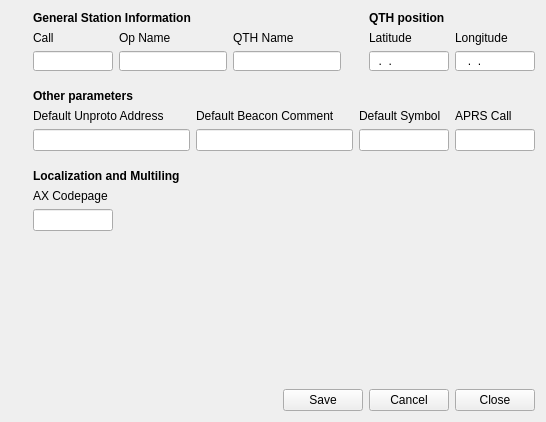
      <widget class="QWidget" name="tab">
       <attribute name="icon">
        <iconset resource="../gui.qrc">
         <normaloff>:/images/properties.png</normaloff>:/images/properties.png</iconset>
       </attribute>
       <attribute name="title">
        <string>General</string>
       </attribute>
       <layout class="QVBoxLayout" name="verticalLayout_25">
        <item>
         <layout class="QHBoxLayout" name="horizontalLayout_5">
          <item>
           <layout class="QVBoxLayout" name="verticalLayout_12">
            <item>
             <layout class="QHBoxLayout" name="horizontalLayout">
              <item>
               <widget class="QLabel" name="label">
                <property name="sizePolicy">
                 <sizepolicy hsizetype="Fixed" vsizetype="Fixed">
                  <horstretch>0</horstretch>
                  <verstretch>0</verstretch>
                 </sizepolicy>
                </property>
                <property name="maximumSize">
                 <size>
                  <width>16</width>
                  <height>16</height>
                 </size>
                </property>
                <property name="text">
                 <string/>
                </property>
                <property name="pixmap">
                 <pixmap resource="../gui.qrc">:/images/user.png</pixmap>
                </property>
                <property name="scaledContents">
                 <bool>true</bool>
                </property>
               </widget>
              </item>
              <item>
               <widget class="QLabel" name="label_7">
                <property name="font">
                 <font>
                  <weight>75</weight>
                  <bold>true</bold>
                 </font>
                </property>
                <property name="text">
                 <string>General Station Information</string>
                </property>
                <property name="scaledContents">
                 <bool>false</bool>
                </property>
               </widget>
              </item>
             </layout>
            </item>
            <item>
             <layout class="QHBoxLayout" name="horizontalLayout_6">
              <item>
               <spacer name="verticalSpacer_11">
                <property name="orientation">
                 <enum>Qt::Horizontal</enum>
                </property>
                <property name="sizeType">
                 <enum>QSizePolicy::Fixed</enum>
                </property>
                <property name="sizeHint" stdset="0">
                 <size>
                  <width>22</width>
                  <height>16</height>
                 </size>
                </property>
               </spacer>
              </item>
              <item>
               <layout class="QVBoxLayout" name="verticalLayout_2">
                <item>
                 <widget class="QLabel" name="label_8">
                  <property name="text">
                   <string>Call</string>
                  </property>
                 </widget>
                </item>
                <item>
                 <widget class="QLineEdit" name="sysvar_Call">
                  <property name="sizePolicy">
                   <sizepolicy hsizetype="Fixed" vsizetype="Fixed">
                    <horstretch>0</horstretch>
                    <verstretch>0</verstretch>
                   </sizepolicy>
                  </property>
                  <property name="minimumSize">
                   <size>
                    <width>80</width>
                    <height>20</height>
                   </size>
                  </property>
                  <property name="maximumSize">
                   <size>
                    <width>80</width>
                    <height>20</height>
                   </size>
                  </property>
                  <property name="toolTip">
                   <string>&lt;!DOCTYPE HTML PUBLIC &quot;-//W3C//DTD HTML 4.0//EN&quot; &quot;http://www.w3.org/TR/REC-html40/strict.dtd&quot;&gt;
&lt;html&gt;&lt;head&gt;&lt;meta name=&quot;qrichtext&quot; content=&quot;1&quot; /&gt;&lt;style type=&quot;text/css&quot;&gt;
p, li { white-space: pre-wrap; }
&lt;/style&gt;&lt;/head&gt;&lt;body style=&quot; font-family:'MS Shell Dlg 2'; font-size:8.25pt; font-weight:400; font-style:normal;&quot;&gt;
&lt;p style=&quot; margin-top:0px; margin-bottom:0px; margin-left:0px; margin-right:0px; -qt-block-indent:0; text-indent:0px;&quot;&gt;&lt;span style=&quot; font-size:8pt;&quot;&gt;Enter &lt;/span&gt;&lt;span style=&quot; font-size:8pt; font-style:italic;&quot;&gt;Call&lt;/span&gt;&lt;span style=&quot; font-size:8pt;&quot;&gt; of the APRS Station&lt;/span&gt;&lt;/p&gt;&lt;/body&gt;&lt;/html&gt;</string>
                  </property>
                  <property name="maxLength">
                   <number>9</number>
                  </property>
                 </widget>
                </item>
               </layout>
              </item>
              <item>
               <layout class="QVBoxLayout" name="verticalLayout_6">
                <item>
                 <widget class="QLabel" name="label_13">
                  <property name="text">
                   <string>Op Name</string>
                  </property>
                 </widget>
                </item>
                <item>
                 <widget class="QLineEdit" name="sysvar_Name">
                  <property name="sizePolicy">
                   <sizepolicy hsizetype="Expanding" vsizetype="Fixed">
                    <horstretch>0</horstretch>
                    <verstretch>0</verstretch>
                   </sizepolicy>
                  </property>
                  <property name="minimumSize">
                   <size>
                    <width>80</width>
                    <height>20</height>
                   </size>
                  </property>
                  <property name="maximumSize">
                   <size>
                    <width>800</width>
                    <height>20</height>
                   </size>
                  </property>
                  <property name="toolTip">
                   <string>&lt;!DOCTYPE HTML PUBLIC &quot;-//W3C//DTD HTML 4.0//EN&quot; &quot;http://www.w3.org/TR/REC-html40/strict.dtd&quot;&gt;
&lt;html&gt;&lt;head&gt;&lt;meta name=&quot;qrichtext&quot; content=&quot;1&quot; /&gt;&lt;style type=&quot;text/css&quot;&gt;
p, li { white-space: pre-wrap; }
&lt;/style&gt;&lt;/head&gt;&lt;body style=&quot; font-family:'MS Shell Dlg 2'; font-size:8.25pt; font-weight:400; font-style:normal;&quot;&gt;
&lt;p style=&quot; margin-top:0px; margin-bottom:0px; margin-left:0px; margin-right:0px; -qt-block-indent:0; text-indent:0px;&quot;&gt;Enter &lt;span style=&quot; font-style:italic;&quot;&gt;Operator Name&lt;/span&gt; of the APRS Station&lt;/p&gt;&lt;/body&gt;&lt;/html&gt;</string>
                  </property>
                  <property name="maxLength">
                   <number>20</number>
                  </property>
                 </widget>
                </item>
               </layout>
              </item>
              <item>
               <layout class="QVBoxLayout" name="verticalLayout_11">
                <item>
                 <widget class="QLabel" name="label_15">
                  <property name="text">
                   <string>QTH Name</string>
                  </property>
                 </widget>
                </item>
                <item>
                 <widget class="QLineEdit" name="sysvar_QTHN">
                  <property name="sizePolicy">
                   <sizepolicy hsizetype="Expanding" vsizetype="Fixed">
                    <horstretch>0</horstretch>
                    <verstretch>0</verstretch>
                   </sizepolicy>
                  </property>
                  <property name="minimumSize">
                   <size>
                    <width>80</width>
                    <height>20</height>
                   </size>
                  </property>
                  <property name="maximumSize">
                   <size>
                    <width>800</width>
                    <height>20</height>
                   </size>
                  </property>
                  <property name="toolTip">
                   <string>&lt;!DOCTYPE HTML PUBLIC &quot;-//W3C//DTD HTML 4.0//EN&quot; &quot;http://www.w3.org/TR/REC-html40/strict.dtd&quot;&gt;
&lt;html&gt;&lt;head&gt;&lt;meta name=&quot;qrichtext&quot; content=&quot;1&quot; /&gt;&lt;style type=&quot;text/css&quot;&gt;
p, li { white-space: pre-wrap; }
&lt;/style&gt;&lt;/head&gt;&lt;body style=&quot; font-family:'MS Shell Dlg 2'; font-size:8.25pt; font-weight:400; font-style:normal;&quot;&gt;
&lt;p style=&quot; margin-top:0px; margin-bottom:0px; margin-left:0px; margin-right:0px; -qt-block-indent:0; text-indent:0px;&quot;&gt;Enter &lt;span style=&quot; font-style:italic;&quot;&gt;QTH Name&lt;/span&gt; of the APRS Staion&lt;/p&gt;&lt;/body&gt;&lt;/html&gt;</string>
                  </property>
                  <property name="maxLength">
                   <number>20</number>
                  </property>
                 </widget>
                </item>
               </layout>
              </item>
             </layout>
            </item>
           </layout>
          </item>
          <item>
           <layout class="QVBoxLayout" name="verticalLayout_10">
            <item>
             <layout class="QHBoxLayout" name="horizontalLayout_17">
              <item>
               <widget class="QLabel" name="label_5">
                <property name="sizePolicy">
                 <sizepolicy hsizetype="Fixed" vsizetype="Fixed">
                  <horstretch>0</horstretch>
                  <verstretch>0</verstretch>
                 </sizepolicy>
                </property>
                <property name="maximumSize">
                 <size>
                  <width>16</width>
                  <height>16</height>
                 </size>
                </property>
                <property name="text">
                 <string/>
                </property>
                <property name="pixmap">
                 <pixmap resource="../gui.qrc">:/images/home.png</pixmap>
                </property>
                <property name="scaledContents">
                 <bool>true</bool>
                </property>
               </widget>
              </item>
              <item>
               <widget class="QLabel" name="label_12">
                <property name="font">
                 <font>
                  <weight>75</weight>
                  <bold>true</bold>
                 </font>
                </property>
                <property name="text">
                 <string>QTH position</string>
                </property>
                <property name="scaledContents">
                 <bool>false</bool>
                </property>
               </widget>
              </item>
             </layout>
            </item>
            <item>
             <layout class="QHBoxLayout" name="horizontalLayout_3">
              <item>
               <spacer name="verticalSpacer_10">
                <property name="orientation">
                 <enum>Qt::Horizontal</enum>
                </property>
                <property name="sizeType">
                 <enum>QSizePolicy::Fixed</enum>
                </property>
                <property name="sizeHint" stdset="0">
                 <size>
                  <width>22</width>
                  <height>16</height>
                 </size>
                </property>
               </spacer>
              </item>
              <item>
               <layout class="QVBoxLayout" name="verticalLayout_3">
                <item>
                 <widget class="QLabel" name="label_9">
                  <property name="sizePolicy">
                   <sizepolicy hsizetype="Fixed" vsizetype="Fixed">
                    <horstretch>0</horstretch>
                    <verstretch>0</verstretch>
                   </sizepolicy>
                  </property>
                  <property name="text">
                   <string>Latitude</string>
                  </property>
                 </widget>
                </item>
                <item>
                 <widget class="QLineEdit" name="sysvar_Lat">
                  <property name="sizePolicy">
                   <sizepolicy hsizetype="Fixed" vsizetype="Fixed">
                    <horstretch>0</horstretch>
                    <verstretch>0</verstretch>
                   </sizepolicy>
                  </property>
                  <property name="minimumSize">
                   <size>
                    <width>0</width>
                    <height>0</height>
                   </size>
                  </property>
                  <property name="maximumSize">
                   <size>
                    <width>80</width>
                    <height>20</height>
                   </size>
                  </property>
                  <property name="toolTip">
                   <string>&lt;!DOCTYPE HTML PUBLIC &quot;-//W3C//DTD HTML 4.0//EN&quot; &quot;http://www.w3.org/TR/REC-html40/strict.dtd&quot;&gt;
&lt;html&gt;&lt;head&gt;&lt;meta name=&quot;qrichtext&quot; content=&quot;1&quot; /&gt;&lt;style type=&quot;text/css&quot;&gt;
p, li { white-space: pre-wrap; }
&lt;/style&gt;&lt;/head&gt;&lt;body style=&quot; font-family:'MS Shell Dlg 2'; font-size:8.25pt; font-weight:400; font-style:normal;&quot;&gt;
&lt;p style=&quot; margin-top:0px; margin-bottom:0px; margin-left:0px; margin-right:0px; -qt-block-indent:0; text-indent:0px;&quot;&gt;Enter &lt;span style=&quot; font-weight:600; font-style:italic;&quot;&gt;Lat&lt;/span&gt;&lt;span style=&quot; font-style:italic;&quot;&gt;itude&lt;/span&gt; of the APRS Station position&lt;/p&gt;&lt;/body&gt;&lt;/html&gt;</string>
                  </property>
                  <property name="inputMask">
                   <string>00.00.00&gt;A; </string>
                  </property>
                  <property name="text">
                   <string>..</string>
                  </property>
                  <property name="maxLength">
                   <number>9</number>
                  </property>
                 </widget>
                </item>
               </layout>
              </item>
              <item>
               <layout class="QVBoxLayout" name="verticalLayout_4">
                <item>
                 <widget class="QLabel" name="label_10">
                  <property name="sizePolicy">
                   <sizepolicy hsizetype="Fixed" vsizetype="Fixed">
                    <horstretch>0</horstretch>
                    <verstretch>0</verstretch>
                   </sizepolicy>
                  </property>
                  <property name="text">
                   <string>Longitude</string>
                  </property>
                 </widget>
                </item>
                <item>
                 <widget class="QLineEdit" name="sysvar_Lng">
                  <property name="sizePolicy">
                   <sizepolicy hsizetype="Fixed" vsizetype="Fixed">
                    <horstretch>0</horstretch>
                    <verstretch>0</verstretch>
                   </sizepolicy>
                  </property>
                  <property name="maximumSize">
                   <size>
                    <width>80</width>
                    <height>20</height>
                   </size>
                  </property>
                  <property name="toolTip">
                   <string>&lt;!DOCTYPE HTML PUBLIC &quot;-//W3C//DTD HTML 4.0//EN&quot; &quot;http://www.w3.org/TR/REC-html40/strict.dtd&quot;&gt;
&lt;html&gt;&lt;head&gt;&lt;meta name=&quot;qrichtext&quot; content=&quot;1&quot; /&gt;&lt;style type=&quot;text/css&quot;&gt;
p, li { white-space: pre-wrap; }
&lt;/style&gt;&lt;/head&gt;&lt;body style=&quot; font-family:'MS Shell Dlg 2'; font-size:8.25pt; font-weight:400; font-style:normal;&quot;&gt;
&lt;p style=&quot; margin-top:0px; margin-bottom:0px; margin-left:0px; margin-right:0px; -qt-block-indent:0; text-indent:0px;&quot;&gt;&lt;span style=&quot; font-size:8pt;&quot;&gt;Enter &lt;/span&gt;&lt;span style=&quot; font-size:8pt; font-weight:600; font-style:italic;&quot;&gt;L&lt;/span&gt;&lt;span style=&quot; font-size:8pt; font-style:italic;&quot;&gt;o&lt;/span&gt;&lt;span style=&quot; font-size:8pt; font-weight:600; font-style:italic;&quot;&gt;ng&lt;/span&gt;&lt;span style=&quot; font-size:8pt; font-style:italic;&quot;&gt;itude&lt;/span&gt;&lt;span style=&quot; font-size:8pt;&quot;&gt; of the APRS Station position&lt;/span&gt;&lt;/p&gt;&lt;/body&gt;&lt;/html&gt;</string>
                  </property>
                  <property name="inputMask">
                   <string>000.00.00&gt;A; </string>
                  </property>
                  <property name="maxLength">
                   <number>10</number>
                  </property>
                 </widget>
                </item>
               </layout>
              </item>
             </layout>
            </item>
           </layout>
          </item>
         </layout>
        </item>
        <item>
         <spacer name="verticalSpacer_7">
          <property name="orientation">
           <enum>Qt::Vertical</enum>
          </property>
          <property name="sizeType">
           <enum>QSizePolicy::Fixed</enum>
          </property>
          <property name="sizeHint" stdset="0">
           <size>
            <width>16</width>
            <height>12</height>
           </size>
          </property>
         </spacer>
        </item>
        <item>
         <layout class="QVBoxLayout" name="verticalLayout_23">
          <item>
           <layout class="QHBoxLayout" name="horizontalLayout_21">
            <item>
             <widget class="QLabel" name="label_4">
              <property name="maximumSize">
               <size>
                <width>16</width>
                <height>16</height>
               </size>
              </property>
              <property name="text">
               <string/>
              </property>
              <property name="pixmap">
               <pixmap resource="../gui.qrc">:/images/other_params.png</pixmap>
              </property>
              <property name="scaledContents">
               <bool>true</bool>
              </property>
             </widget>
            </item>
            <item>
             <widget class="QLabel" name="label_18">
              <property name="font">
               <font>
                <weight>75</weight>
                <bold>true</bold>
               </font>
              </property>
              <property name="text">
               <string>Other parameters</string>
              </property>
             </widget>
            </item>
           </layout>
          </item>
          <item>
           <layout class="QHBoxLayout" name="horizontalLayout_7">
            <item>
             <spacer name="verticalSpacer_8">
              <property name="orientation">
               <enum>Qt::Horizontal</enum>
              </property>
              <property name="sizeType">
               <enum>QSizePolicy::Fixed</enum>
              </property>
              <property name="sizeHint" stdset="0">
               <size>
                <width>22</width>
                <height>16</height>
               </size>
              </property>
             </spacer>
            </item>
            <item>
             <layout class="QVBoxLayout" name="verticalLayout_5">
              <item>
               <widget class="QLabel" name="label_11">
                <property name="text">
                 <string>Default Unproto Address</string>
                </property>
               </widget>
              </item>
              <item>
               <widget class="QLineEdit" name="sysvar_DefaultUnproto">
                <property name="toolTip">
                 <string>&lt;!DOCTYPE HTML PUBLIC &quot;-//W3C//DTD HTML 4.0//EN&quot; &quot;http://www.w3.org/TR/REC-html40/strict.dtd&quot;&gt;
&lt;html&gt;&lt;head&gt;&lt;meta name=&quot;qrichtext&quot; content=&quot;1&quot; /&gt;&lt;style type=&quot;text/css&quot;&gt;
p, li { white-space: pre-wrap; }
&lt;/style&gt;&lt;/head&gt;&lt;body style=&quot; font-family:'MS Shell Dlg 2'; font-size:8.25pt; font-weight:400; font-style:normal;&quot;&gt;
&lt;p style=&quot; margin-top:0px; margin-bottom:0px; margin-left:0px; margin-right:0px; -qt-block-indent:0; text-indent:0px;&quot;&gt;Enter &lt;span style=&quot; font-style:italic;&quot;&gt;Default Unproto Address. &lt;/span&gt;&lt;/p&gt;
&lt;p style=&quot; margin-top:0px; margin-bottom:0px; margin-left:0px; margin-right:0px; -qt-block-indent:0; text-indent:0px;&quot;&gt;This addres use by defaults for the&lt;/p&gt;
&lt;p style=&quot; margin-top:0px; margin-bottom:0px; margin-left:0px; margin-right:0px; -qt-block-indent:0; text-indent:0px;&quot;&gt;beacon and message packets.&lt;/p&gt;&lt;/body&gt;&lt;/html&gt;</string>
                </property>
                <property name="maxLength">
                 <number>100</number>
                </property>
               </widget>
              </item>
             </layout>
            </item>
            <item>
             <layout class="QVBoxLayout" name="verticalLayout_13">
              <item>
               <widget class="QLabel" name="label_16">
                <property name="text">
                 <string>Default Beacon Comment</string>
                </property>
               </widget>
              </item>
              <item>
               <widget class="QLineEdit" name="sysvar_Beacon">
                <property name="toolTip">
                 <string>&lt;!DOCTYPE HTML PUBLIC &quot;-//W3C//DTD HTML 4.0//EN&quot; &quot;http://www.w3.org/TR/REC-html40/strict.dtd&quot;&gt;
&lt;html&gt;&lt;head&gt;&lt;meta name=&quot;qrichtext&quot; content=&quot;1&quot; /&gt;&lt;style type=&quot;text/css&quot;&gt;
p, li { white-space: pre-wrap; }
&lt;/style&gt;&lt;/head&gt;&lt;body style=&quot; font-family:'MS Shell Dlg 2'; font-size:8.25pt; font-weight:400; font-style:normal;&quot;&gt;
&lt;p style=&quot; margin-top:0px; margin-bottom:0px; margin-left:0px; margin-right:0px; -qt-block-indent:0; text-indent:0px;&quot;&gt;Enter &lt;span style=&quot; font-style:italic;&quot;&gt;Default Beacon Comment&lt;/span&gt;.&lt;/p&gt;
&lt;p style=&quot; margin-top:0px; margin-bottom:0px; margin-left:0px; margin-right:0px; -qt-block-indent:0; text-indent:0px;&quot;&gt;This text use by default for new beacons.&lt;/p&gt;&lt;/body&gt;&lt;/html&gt;</string>
                </property>
                <property name="maxLength">
                 <number>100</number>
                </property>
               </widget>
              </item>
             </layout>
            </item>
            <item>
             <layout class="QVBoxLayout" name="verticalLayout_14">
              <item>
               <widget class="QLabel" name="label_17">
                <property name="maximumSize">
                 <size>
                  <width>90</width>
                  <height>16777215</height>
                 </size>
                </property>
                <property name="text">
                 <string>Default Symbol</string>
                </property>
               </widget>
              </item>
              <item>
               <widget class="QLineEdit" name="sysvar_Symbol">
                <property name="sizePolicy">
                 <sizepolicy hsizetype="Fixed" vsizetype="Fixed">
                  <horstretch>0</horstretch>
                  <verstretch>0</verstretch>
                 </sizepolicy>
                </property>
                <property name="maximumSize">
                 <size>
                  <width>90</width>
                  <height>16777215</height>
                 </size>
                </property>
                <property name="toolTip">
                 <string>&lt;!DOCTYPE HTML PUBLIC &quot;-//W3C//DTD HTML 4.0//EN&quot; &quot;http://www.w3.org/TR/REC-html40/strict.dtd&quot;&gt;
&lt;html&gt;&lt;head&gt;&lt;meta name=&quot;qrichtext&quot; content=&quot;1&quot; /&gt;&lt;style type=&quot;text/css&quot;&gt;
p, li { white-space: pre-wrap; }
&lt;/style&gt;&lt;/head&gt;&lt;body style=&quot; font-family:'MS Shell Dlg 2'; font-size:8.25pt; font-weight:400; font-style:normal;&quot;&gt;
&lt;p style=&quot; margin-top:0px; margin-bottom:0px; margin-left:0px; margin-right:0px; -qt-block-indent:0; text-indent:0px;&quot;&gt;Enter &lt;span style=&quot; font-style:italic;&quot;&gt;Default Symbol&lt;/span&gt;.&lt;/p&gt;
&lt;p style=&quot; margin-top:0px; margin-bottom:0px; margin-left:0px; margin-right:0px; -qt-block-indent:0; text-indent:0px;&quot;&gt;This symbol set by default&lt;/p&gt;
&lt;p style=&quot; margin-top:0px; margin-bottom:0px; margin-left:0px; margin-right:0px; -qt-block-indent:0; text-indent:0px;&quot;&gt;on the new beacon.&lt;/p&gt;&lt;/body&gt;&lt;/html&gt;</string>
                </property>
                <property name="maxLength">
                 <number>2</number>
                </property>
               </widget>
              </item>
             </layout>
            </item>
            <item>
             <layout class="QVBoxLayout" name="verticalLayout_15">
              <item>
               <widget class="QLabel" name="label_29">
                <property name="font">
                 <font>
                  <weight>50</weight>
                  <bold>false</bold>
                 </font>
                </property>
                <property name="text">
                 <string>APRS Call</string>
                </property>
               </widget>
              </item>
              <item>
               <widget class="QLineEdit" name="sysvar_APRSCall">
                <property name="sizePolicy">
                 <sizepolicy hsizetype="Fixed" vsizetype="Fixed">
                  <horstretch>0</horstretch>
                  <verstretch>0</verstretch>
                 </sizepolicy>
                </property>
                <property name="maximumSize">
                 <size>
                  <width>80</width>
                  <height>16777215</height>
                 </size>
                </property>
                <property name="toolTip">
                 <string>&lt;!DOCTYPE HTML PUBLIC &quot;-//W3C//DTD HTML 4.0//EN&quot; &quot;http://www.w3.org/TR/REC-html40/strict.dtd&quot;&gt;
&lt;html&gt;&lt;head&gt;&lt;meta name=&quot;qrichtext&quot; content=&quot;1&quot; /&gt;&lt;style type=&quot;text/css&quot;&gt;
p, li { white-space: pre-wrap; }
&lt;/style&gt;&lt;/head&gt;&lt;body style=&quot; font-family:'MS Shell Dlg 2'; font-size:8.25pt; font-weight:400; font-style:normal;&quot;&gt;
&lt;p style=&quot; margin-top:0px; margin-bottom:0px; margin-left:0px; margin-right:0px; -qt-block-indent:0; text-indent:0px;&quot;&gt;Enter &lt;span style=&quot; font-style:italic;&quot;&gt;APRS Call&lt;/span&gt;.&lt;/p&gt;
&lt;p style=&quot;-qt-paragraph-type:empty; margin-top:0px; margin-bottom:0px; margin-left:0px; margin-right:0px; -qt-block-indent:0; text-indent:0px;&quot;&gt;&lt;/p&gt;&lt;/body&gt;&lt;/html&gt;</string>
                </property>
                <property name="maxLength">
                 <number>6</number>
                </property>
               </widget>
              </item>
             </layout>
            </item>
           </layout>
          </item>
         </layout>
        </item>
        <item>
         <spacer name="verticalSpacer_6">
          <property name="orientation">
           <enum>Qt::Vertical</enum>
          </property>
          <property name="sizeType">
           <enum>QSizePolicy::Fixed</enum>
          </property>
          <property name="sizeHint" stdset="0">
           <size>
            <width>16</width>
            <height>12</height>
           </size>
          </property>
         </spacer>
        </item>
        <item>
         <layout class="QVBoxLayout" name="verticalLayout_24">
          <item>
           <layout class="QHBoxLayout" name="horizontalLayout_20">
            <item>
             <widget class="QLabel" name="label_3">
              <property name="maximumSize">
               <size>
                <width>16</width>
                <height>16</height>
               </size>
              </property>
              <property name="text">
               <string/>
              </property>
              <property name="pixmap">
               <pixmap resource="../gui.qrc">:/images/language.png</pixmap>
              </property>
              <property name="scaledContents">
               <bool>true</bool>
              </property>
             </widget>
            </item>
            <item>
             <widget class="QLabel" name="label_19">
              <property name="font">
               <font>
                <weight>75</weight>
                <bold>true</bold>
               </font>
              </property>
              <property name="text">
               <string>Localization and Multiling</string>
              </property>
             </widget>
            </item>
           </layout>
          </item>
          <item>
           <layout class="QHBoxLayout" name="horizontalLayout_15">
            <item>
             <spacer name="verticalSpacer_9">
              <property name="orientation">
               <enum>Qt::Horizontal</enum>
              </property>
              <property name="sizeType">
               <enum>QSizePolicy::Fixed</enum>
              </property>
              <property name="sizeHint" stdset="0">
               <size>
                <width>22</width>
                <height>16</height>
               </size>
              </property>
             </spacer>
            </item>
            <item>
             <layout class="QVBoxLayout" name="verticalLayout_17">
              <item>
               <widget class="QLabel" name="label_30">
                <property name="font">
                 <font>
                  <weight>50</weight>
                  <bold>false</bold>
                 </font>
                </property>
                <property name="text">
                 <string>AX Codepage</string>
                </property>
               </widget>
              </item>
              <item>
               <widget class="QLineEdit" name="sysvar_AXCODEPAGE">
                <property name="sizePolicy">
                 <sizepolicy hsizetype="Fixed" vsizetype="Fixed">
                  <horstretch>0</horstretch>
                  <verstretch>0</verstretch>
                 </sizepolicy>
                </property>
                <property name="maximumSize">
                 <size>
                  <width>80</width>
                  <height>16777215</height>
                 </size>
                </property>
                <property name="toolTip">
                 <string>&lt;!DOCTYPE HTML PUBLIC &quot;-//W3C//DTD HTML 4.0//EN&quot; &quot;http://www.w3.org/TR/REC-html40/strict.dtd&quot;&gt;
&lt;html&gt;&lt;head&gt;&lt;meta name=&quot;qrichtext&quot; content=&quot;1&quot; /&gt;&lt;style type=&quot;text/css&quot;&gt;
p, li { white-space: pre-wrap; }
&lt;/style&gt;&lt;/head&gt;&lt;body style=&quot; font-family:'MS Shell Dlg 2'; font-size:8.25pt; font-weight:400; font-style:normal;&quot;&gt;
&lt;p style=&quot; margin-top:0px; margin-bottom:0px; margin-left:0px; margin-right:0px; -qt-block-indent:0; text-indent:0px;&quot;&gt;Select &lt;span style=&quot; font-style:italic;&quot;&gt;AX Codepage&lt;/span&gt;.&lt;/p&gt;
&lt;p style=&quot; margin-top:0px; margin-bottom:0px; margin-left:0px; margin-right:0px; -qt-block-indent:0; text-indent:0px;&quot;&gt;This parameter use for decode&lt;/p&gt;
&lt;p style=&quot; margin-top:0px; margin-bottom:0px; margin-left:0px; margin-right:0px; -qt-block-indent:0; text-indent:0px;&quot;&gt;AX packets to local language.&lt;/p&gt;&lt;/body&gt;&lt;/html&gt;</string>
                </property>
                <property name="maxLength">
                 <number>255</number>
                </property>
               </widget>
              </item>
             </layout>
            </item>
            <item>
             <spacer name="horizontalSpacer_7">
              <property name="orientation">
               <enum>Qt::Horizontal</enum>
              </property>
              <property name="sizeHint" stdset="0">
               <size>
                <width>40</width>
                <height>20</height>
               </size>
              </property>
             </spacer>
            </item>
           </layout>
          </item>
         </layout>
        </item>
        <item>
         <spacer name="verticalSpacer">
          <property name="orientation">
           <enum>Qt::Vertical</enum>
          </property>
          <property name="sizeHint" stdset="0">
           <size>
            <width>20</width>
            <height>152</height>
           </size>
          </property>
         </spacer>
        </item>
        <item>
         <layout class="QHBoxLayout" name="horizontalLayout_11">
          <item>
           <spacer>
            <property name="orientation">
             <enum>Qt::Horizontal</enum>
            </property>
            <property name="sizeHint" stdset="0">
             <size>
              <width>40</width>
              <height>20</height>
             </size>
            </property>
           </spacer>
          </item>
          <item>
           <widget class="QPushButton" name="saveButton">
            <property name="toolTip">
             <string>Save all parameters</string>
            </property>
            <property name="text">
             <string>Save</string>
            </property>
           </widget>
          </item>
          <item>
           <widget class="QPushButton" name="cancelButton">
            <property name="toolTip">
             <string>Return previous parameter values.</string>
            </property>
            <property name="text">
             <string>Cancel</string>
            </property>
           </widget>
          </item>
          <item>
           <widget class="QPushButton" name="closeButton">
            <property name="toolTip">
             <string>Close Configure (this) window.
See Icon in system tray.</string>
            </property>
            <property name="text">
             <string>Close</string>
            </property>
           </widget>
          </item>
         </layout>
        </item>
       </layout>
      </widget>
